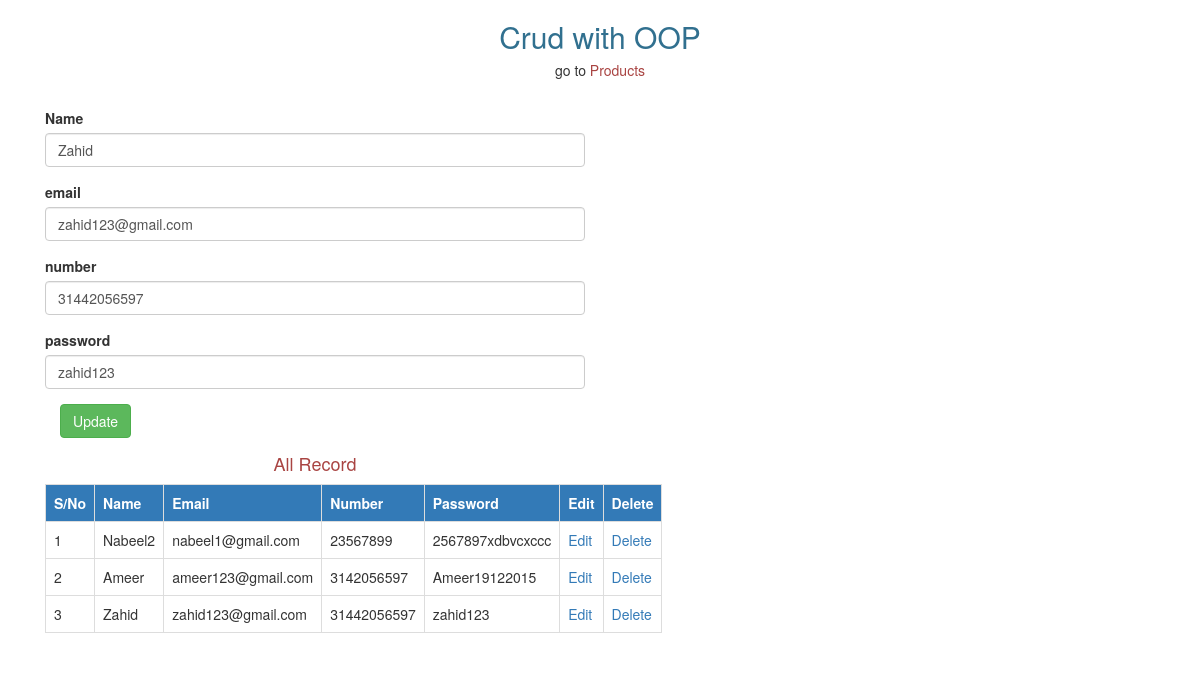
Screenshot of /crud/Insert.php?Edit=1 with the database file from the repository.
### tables this page shows
CREATE TABLE `users` (
  `id` int(11) NOT NULL,
  `name` varchar(100) NOT NULL,
  `email` varchar(100) NOT NULL,
  `number` varchar(50) NOT NULL,
  `password` varchar(255) NOT NULL
);

### crud/database.php (called while the page is built, shortened)
<?php
class db{
	public $servername = "localhost";
	public $username = "root";
	public $password = "";
	public $dbname = "crud_oop";
	function __construct(){
		$this->connect = new mysqli($this->servername,$this->username,$this->password,$this->dbname);
		if($this->connect->connect_error){
			echo "Connection Error";
		}else {
			return $this->connect;
		}
	}
}
class database extends db{
	function view($condition,$table,$wherefelid,$orderby){
		$select = "select $condition from $table $wherefelid $orderby";
		$runn = $this->connect->query($select);
		while($row = $runn->fetch_assoc()){
			$data[] = $row;
		}
		return $data;
	}
	function view_by_id($condition,$table,$id){
	$select = "select $condition from $table where id='$id'";
	$run = $this->connect->query($select);
	if($run->num_rows == 1){
		$row = $run->fetch_assoc();
		return $row;
	}
}
}
?>

### crud/Insert.php (the view, shortened to what this page needs)
<!doctype html>
<?php require_once "database.php";
$obj = new database();
?>
<html>
<head>
<link rel="stylesheet" href="https://maxcdn.bootstrapcdn.com/bootstrap/3.4.1/css/bootstrap.min.css">
</head>
<body>
	<h2 class="text-center text-info">Crud with OOP</h2>
	 <h5 class="text-center">go to  <a href="product.php" class="text-danger "> Products </a></h5>
	<br>
	<div class="container">
		<div class="col-lg-6">
			<?php if(isset($_GET['msg']) AND $_GET['msg'] == "success")
			if(isset($_GET['Edit'])){
				$get_id = $_GET['Edit'];
				$view = $obj->view_by_id('*','users',$get_id);
			?>
			<form method="post" >
			<div class="form-group">
			<label>Name</label>
				<input type="text" name="name" value="<?php echo $view['name']; ?>" class="form-control" />
			</div>
			<div class="form-group">
			<label>email</label>
				<input type="text" name="email" value="<?php echo $view['email']; ?>"  class="form-control" />
			</div>
			<div class="form-group">
			<label>number</label>
				<input type="text" name="number" value="<?php echo $view['number']; ?>"  class="form-control" />
			</div>
			<div class="form-group">
			<label>password</label>
				<input type="text" name="password" value="<?php echo $view['password']; ?>"  class="form-control" />
			</div>
			<div class="col-lg-2">
				<input type="submit" name="ubtn" value="Update" class="btn btn-success" />
			</div>
		</form>
			<?php } ?>
		<br>
		<br>
		<h4 class="text-center text-danger">All Record</h4>
		<table class="table table-bordered">
		<tr class="bg-primary text-center">
			<th>S/No</th>
			<th>Name</th>
			<th>Email</th>
			<th>Number</th>
			<th>Password</th>
			<th>Edit</th>
			<th>Delete</th>
			</tr>
			<?php
			$data = $obj->view('*','users','','ORDER BY id DESC');
			$sno =1;
			foreach($data as $value){ ?>
			<tr>
				<td><?php echo $sno++ ?></td>
			<td><?php echo $value['name']; ?></td>
			<td><?php echo $value['email']; ?></td>
			<td><?php echo $value['number']; ?></td>
			<td><?php echo $value['password']; ?></td>
			<td> <a href="Insert.php?Edit=<?php echo $value['id']; ?>">Edit</a> </td>
			<td> <a href="Insert.php?Delete=<?php echo $value['id']; ?>">Delete</a> </td>
			</tr>
			<?php } ?>
		</table>
	</div>
	</div>
</body>
</html>

### rows the page displays
users: name "Zahid", email "zahid123@gmail.com", number "31442056597", password "zahid123"
users: name "Nabeel2", email "nabeel1@gmail.com", number "23567899", password "2567897xdbvcxccc"
users: name "Ameer", email "ameer123@gmail.com", number "3142056597", password "Ameer19122015"
